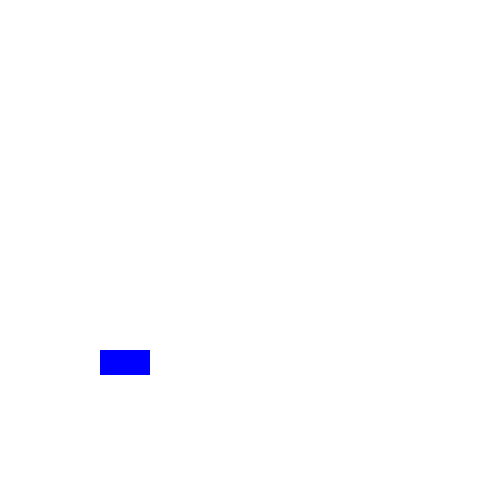
Frame 1 (no input)
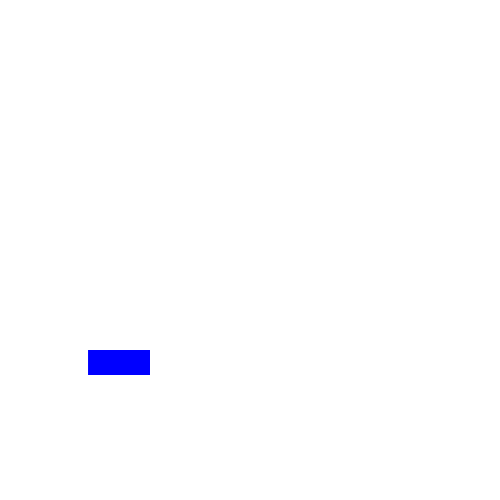
Frame 60 (the mouse pressed at the canvas centre just before this capture)
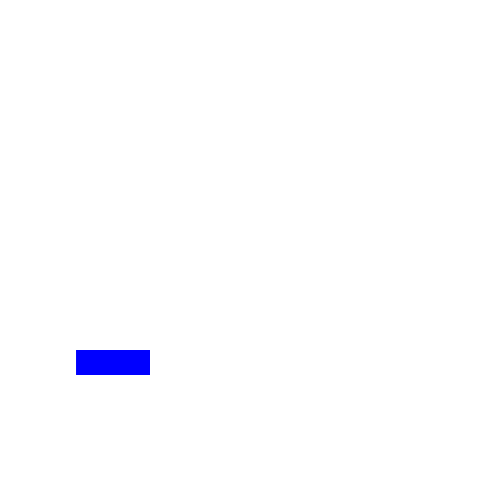
Frame 120 (the mouse held since frame 60 and released just before this capture)

The Processing sketch that drew these frames (run headless with seeded random() and noise(); from frame 60 on, the mouse is pressed at the canvas centre):

// Processing sketch: CompSci_02
// ── CompSci_02.pde
float rectX = 100; // note that I can declare AND initialize in one line!
float rectY = 350;
float rectWidth;
float rectHeight;
float xSpeed;
void setup() {
  size(500, 500);
  background(255);
  fill(0,0,255);
  noStroke();
  rectWidth = width/10; // why did I wait to initialize these two variables?
  rectHeight = height/20; 
  xSpeed = -0.2;
}
void draw(){
  rect(rectX,rectY,rectWidth,rectHeight);
  rectX+=xSpeed; // this line increases the value of the variable rectX by 1 each time through the draw loop.
}
